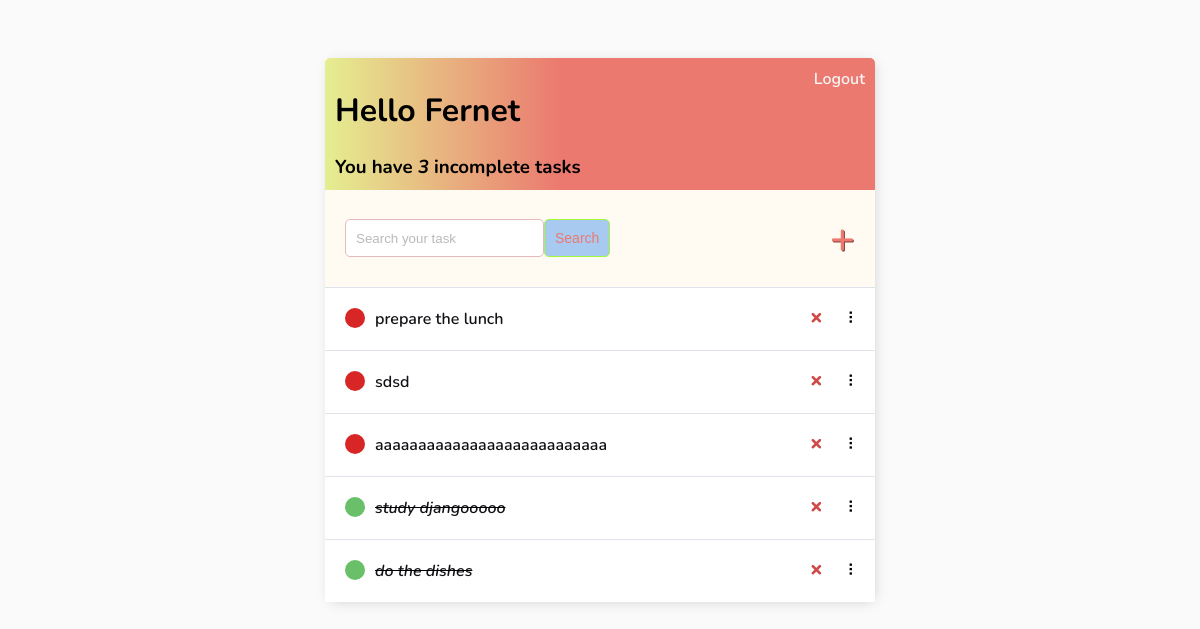
Before: / (signed in) with the older database file.
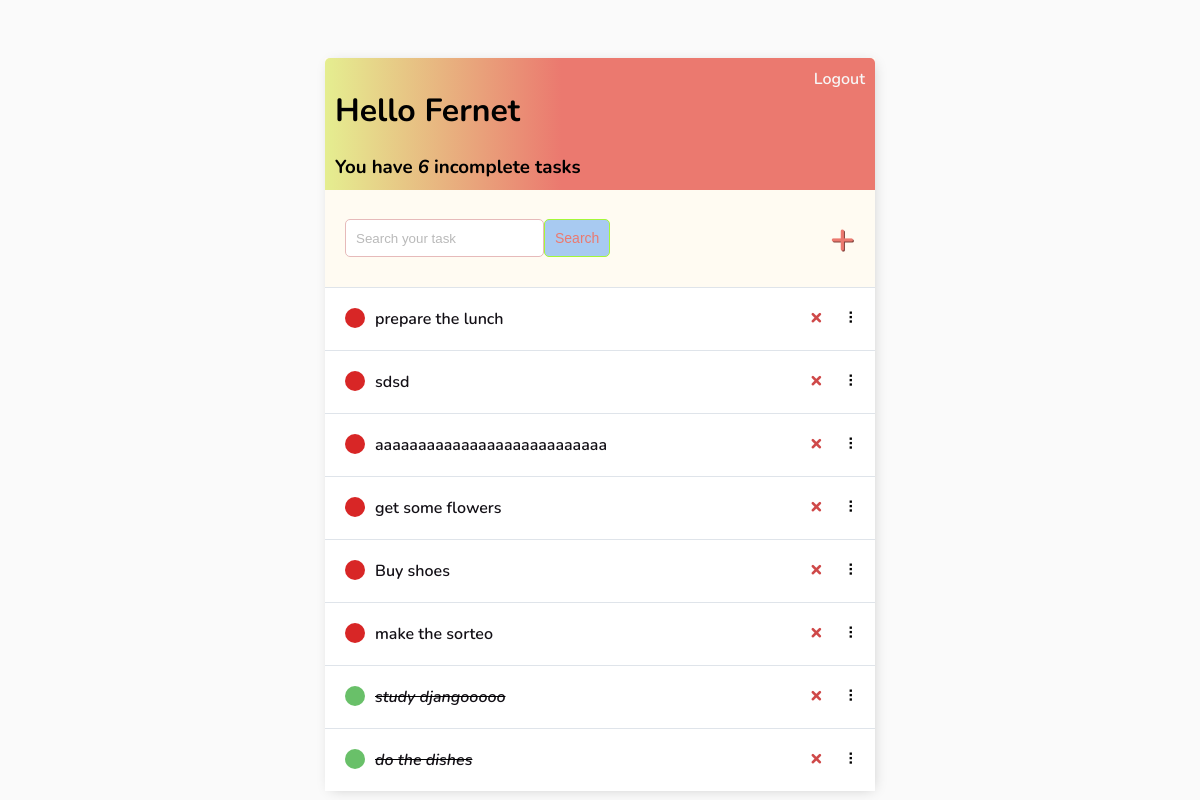
After: the same page with the newer database file.
### base/models.py (models this page shows)
class Task(models.Model):
    user = models.ForeignKey(
        User, on_delete=models.CASCADE, null=True, blank=True)
    title = models.CharField(max_length=200)
    description = models.TextField(null=True, blank=True)
    complete = models.BooleanField(default=False)
    created = models.DateTimeField(auto_now_add=True)
    def __str__(self):
        return self.title
    class Meta:
        ordering = ['complete']

### base/views.py (the view)
# urls.py: path('', TaskList.as_view(), name='tasks'),
class TaskList(LoginRequiredMixin, ListView):
    model = Task
    context_object_name = 'tasks'
    def get_context_data(self, **kwargs):
        context = super().get_context_data(**kwargs)
        context['tasks'] = context['tasks'].filter(user=self.request.user)
        context['count'] = context['tasks'].filter(complete=False).count()
        search_input = self.request.GET.get('search-area') or ''
        if search_input:
            context['tasks'] = context['tasks'].filter(
                title__contains=search_input)
        context['search_input'] = search_input
        return context

### base/templates/base/task_list.html (shortened to what this page needs)
{% extends 'base/main.html' %} {% block content %}
<div class="header-bar">
    <div>
        <h1>Hello {{request.user|title}}</h1>
        <h3 style="margin:0">You have <i>{{count}}</i> incomplete task{{ count|pluralize:"s" }}</h3>
    </div>
    {% if request.user.is_authenticated %}
    <a href="{% url 'logout' %}">Logout</a> {% else %}
    <a href="{% url 'login' %}">Login</a> {% endif %}
</div>
<div id="search-add-wrapper">
    <form method="GET" style="display: flex;">
        <input type='text' name='search-area' placeholder="Search your task" value="{{search_input}}">
        <input class="button" type="submit" value='Search'>
    </form>
    {% if tasks|length > 0 %}
    <a id="add-link" href="{% url 'task-create' %}">&#x2b;</a>
    {% endif %}
</div>
<div id="tasklist" class="task-items-wrapper">
    {% for task in tasks %}
    <div class="task-wrapper" data-position="{{task.pk}}">
        <div class="task-title">
            {% if task.complete %}
            <div class="task-complete-icon"></div>
            <i><s><a href="{% url 'task-update' task.id %}">{{task}}</a></s></i> {% else %}
            <div class="task-incomplete-icon"></div>
            <a href="{% url 'task-update' task.id %}">{{task}}</a> {% endif %}
        </div>
        <div class="task-controls">
            <a class="delete-link" href="{% url 'task-delete' task.id %}">&#215;</a>
            <span class="handle">&nbsp;&#10247;</span>
        </div>
    </div>
    {% empty %}
    <div style="text-align: center; padding-bottom: 10px; line-height: 1em;">
        <h3>No new tasks are created.</h3>
        <h3>Create a <a style="text-decoration: none; color: #e53935;" href="{% url 'task-create' %}">New task</a> ! </h3>
    </div>
    {% endfor %}
</div>
{% endblock content %}

Changed rows visible on the page:
added Task: title "get some flowers"
added Task: title "Buy shoes"
added Task: title "make the sorteo"
Other visible differences:
{{ count }}: "3" → "6"
